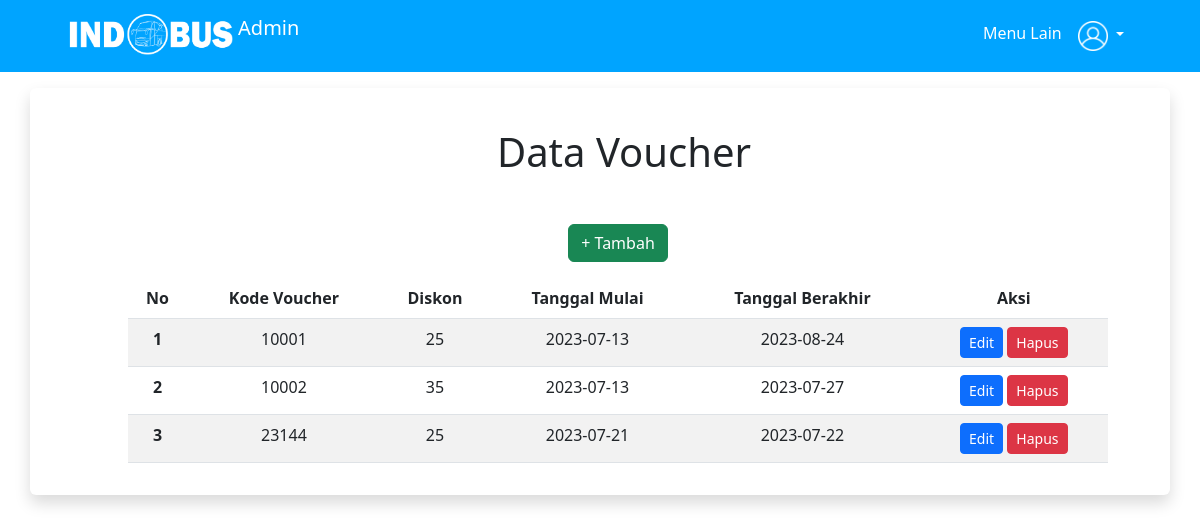
/User/admin/data_voucher.php, run on the app's committed database.
### tables this page shows
CREATE TABLE `voucher` (
  `id_voucher` int(11) NOT NULL,
  `diskon` int(11) NOT NULL,
  `tanggal_mulai` date NOT NULL,
  `tanggal_selesai` date NOT NULL
);

### User/admin/data_voucher.php (the view, shortened to what this page needs)
<!DOCTYPE html>
<html>
<head>
    <link href="https://cdn.jsdelivr.net/npm/bootstrap@5.3.0/dist/css/bootstrap.min.css" rel="stylesheet">
</head>
<body>
<header>
        <nav class="navbar navbar-expand-lg navbar-dark p-2" style="background-color: rgb(0, 164, 255);">
            <div class="container-fluid">
                <a class="navbar-brand ps-5" href="datamitra.php">
                    <img src="Asset 1.png" alt="Logo" height="45" class="d-inline-block align-text-top">
                    Admin
                </a>
                <div class="collapse navbar-collapse justify-content-end" id="nav">
                    <ul class="navbar-nav me-5">
                        <li class="nav-item">
                            <a href="#" class="nav-link active" data-bs-toggle="offcanvas" data-bs-target="#offcanvasWithBothOptions" aria-controls="offcanvasWithBothOptions">Menu Lain</a>
                        </li>
                        <li class="nav-item dropdown">
                            <a class="nav-link dropdown-toggle active" href="#" role="button" data-bs-toggle="dropdown" aria-expanded="false">
                                <img src="user.png" width="30px" alt="Account">
                            </a>
                        </li>
                    </ul>
                </div>
            </div>
        </nav>
    </header>
    <section>
        <div class="container mt-3 mb-3 shadow p-3 mb-3 bg-body rounded">
            <div class="row align-items-start">
                <div class="col">
                    <h1 class="ms-5 pt-4 text-center">Data Voucher</h1>
                    <div class="row ms-4 mt-5 justify-content-center">
                        <div class="mb-3 text-center">
                            <a href="voucher.html"><button type="submit" class="btn btn-success">+ Tambah</button></a>
                        </div>
                        <div class="col-11">
                            <table class="table text-center table-striped">
                                <thead>
                                    <tr>
                                        <th>No</th>
                                        <th>Kode Voucher</th>
                                        <th>Diskon</th>
                                        <th>Tanggal Mulai</th>
                                        <th>Tanggal Berakhir</th>
                                        <th>Aksi</th>
                                    </tr>
                                </thead>
                            <?php
                            include 'koneksi.php';
                            $no = 1;
                            $data = mysqli_query($koneksi,"select * from voucher");
                            while($d = mysqli_fetch_array($data)){
                                    ?>
                                <tr>
                                    <th scope="row"><?php echo $no++; ?></th>
                                    <td><?php echo $d['id_voucher']; ?></td>
                                    <td><?php echo $d['diskon']; ?></td>
                                    <td><?php echo $d['tanggal_mulai']; ?></td>
                                    <td><?php echo $d['tanggal_selesai']; ?></td>
                                    <td>
                                        <a href="edit_voucher.php?id=<?php echo $d['id_voucher']; ?>"><button type="button" class="btn btn-primary btn-sm">Edit</button></a>
                                        <a href="hapus_voucher.php?id=<?php echo $d['id_voucher']; ?>"><button type="button" class="btn btn-danger btn-sm">Hapus</button></a>
                                    </td>
                                </tr>
                                <?php
                            }
                            ?>
                            </table>
                        </div>
                    </div>
                </div>
            </div>
        </div>
    </section>
</body>
</html>

### data on the page
voucher: id_voucher "10001", diskon "25", tanggal_mulai "2023-07-13", tanggal_selesai "2023-08-24"
voucher: id_voucher "10002", diskon "35", tanggal_mulai "2023-07-13", tanggal_selesai "2023-07-27"
voucher: id_voucher "23144", diskon "25", tanggal_mulai "2023-07-21", tanggal_selesai "2023-07-22"
